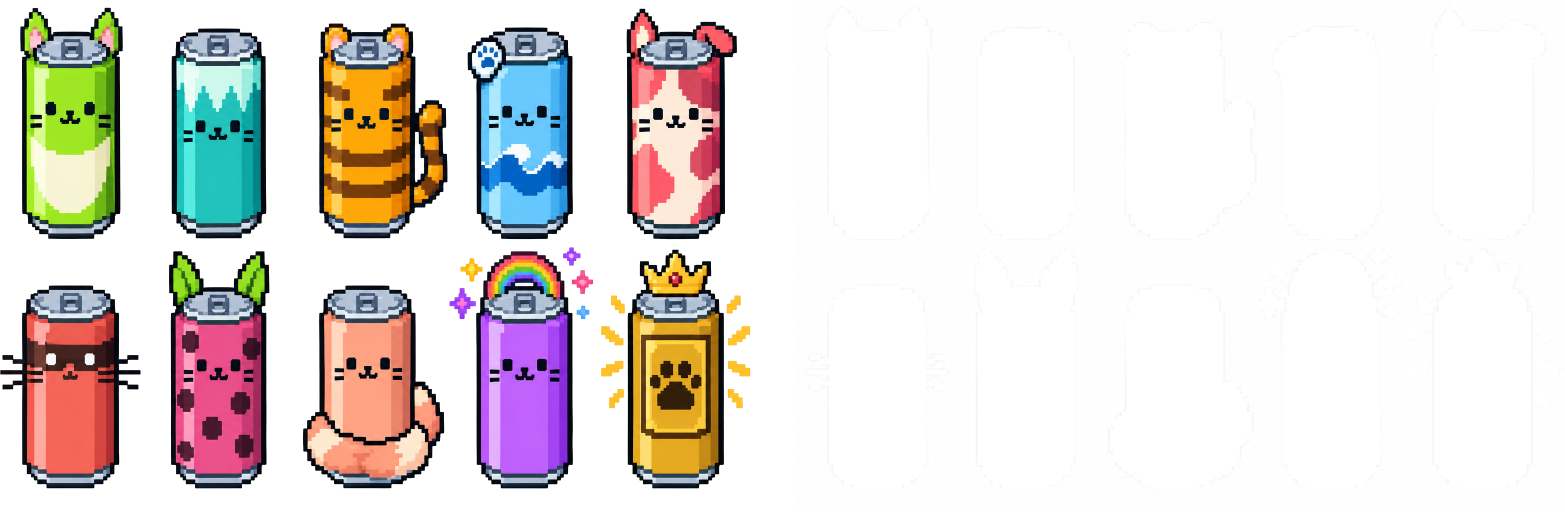
#> input picture scripts/art_src/monsta_cans_sheet.png, 3130 x 1024 px (shown at 1/2 size); its folder holds only this picture in this run
$ python -i normalize_food_art.py   (imports and definitions only)
#> lines starting #> are read from the running program, lines starting #| are printed output that depends on the picture; after the words box and inside, x2 and y2 are one past the last pixel; in counts of white or black regions, pixels touching at a corner belong together
"""Normalise the food plate art in public/food so every dish reads the same size
and sits dead-centre.

Two things go wrong when plates are merely trimmed and downscaled to fit a box:

1. OFF-CENTRE. Pillow's `Image.getbbox()` on an RGBA image keeps any pixel whose
   RGB is non-zero even when it is fully transparent, so white-ish transparent
   padding survives the trim. The canvas ends up wider than the dish, and
   `object-fit: contain` centres the CANVAS, not the food — so temaki, chicken,
   carbonara and fried egg all sat visibly left of their plate.

2. UNEVEN WEIGHT. With every canvas the same width, a tall squarish dish
   (maki, 128x127 of content) renders ~1.6x the visual mass of a flat one
   (fried egg, 87x70) inside the same box.

Both are fixed at the source rather than with per-food fudge factors in React:
trim on the ALPHA channel only, scale each dish so its geometric mean size hits
one target, then paste it centred into a SQUARE canvas. Square + centred means
`object-fit: contain` does the right thing for free.

Flat wide dishes (sardine, doner) can't reach the target without overflowing, so
they clamp to MAX_SIDE and stay full-width — which is what a long thin fish
should look like anyway.

Run with `py scripts/normalize_food_art.py` (plain `python` has no Pillow).
Idempotent: a second run is a no-op.
"""

from pathlib import Path
from PIL import Image

FOOD_DIR = Path(__file__).resolve().parent.parent / 'public' / 'food'

BOX = 128        # square output canvas
TARGET = 100     # sqrt(w*h) every dish is scaled toward
MAX_SIDE = 124   # ...unless that overflows; leaves a 2px breathing margin
ALPHA_FLOOR = 8  # ignore near-invisible halo pixels when finding the content


def content_box(im: Image.Image):
    """Bounding box of the visible art — alpha only, halo ignored."""
    solid = im.split()[3].point(lambda a: 255 if a >= ALPHA_FLOOR else 0)
    return solid.getbbox()


def normalise(path: Path) -> str:
#> called with path = 'art_src/monsta_cans_sheet.png'
    im = Image.open(path).convert('RGBA')
#> im is the input picture: PIL image 3130x1024 RGBA; mean R, G, B, A 97, 91.3, 88.5, 125.1
    bbox = content_box(im)
#> in content_box, `solid = im.split()[3].point(lambda a: 255 if a >= ALPHA_FLOOR else 0)`:
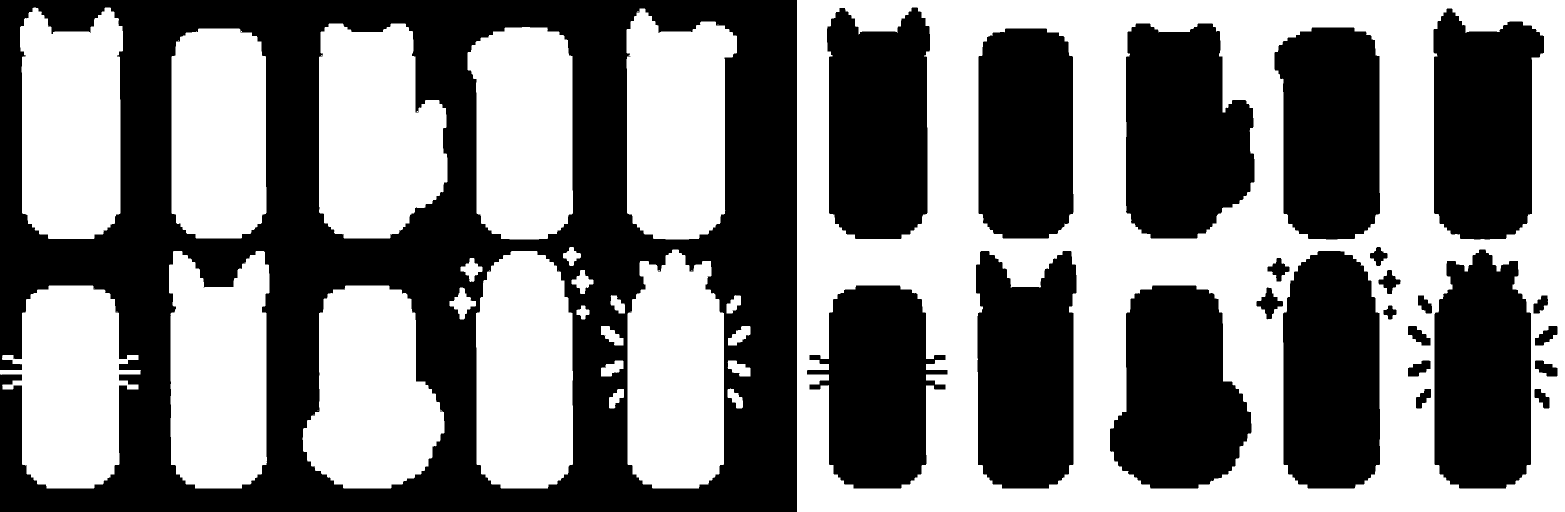
#> solid: PIL image 3130x1024 L (shown at 1/2 size); 49.1% white; 52 white regions (28 under 20 px), largest, box (x1, y1, x2, y2) and area: (1594, 0, 3130, 1024) 744163, (638, 47, 895, 477) 90048, (605, 571, 889, 977) 85141
#> bbox = (0, 0, 3130, 1024)
    if bbox is None:
        return f'{path.name}: fully transparent, skipped'

    art = im.crop(bbox)
    w, h = art.size
#> w = 3130; h = 1024
    scale = min(TARGET / (w * h) ** 0.5, MAX_SIDE / max(w, h))
#> scale = 0.0396
    tw, th = max(1, round(w * scale)), max(1, round(h * scale))
#> tw = 124; th = 41

    if abs(scale - 1) > 0.01:  # skip the resample when already on target
        art = art.resize((tw, th), Image.LANCZOS)
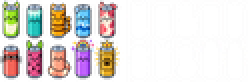
#> art: PIL image 124x41 RGBA (shown 2 times larger); mean R, G, B, A 140.1, 133.4, 129.6, 125.1; transparent parts drawn white
    else:
        tw, th = w, h

    out = Image.new('RGBA', (BOX, BOX), (0, 0, 0, 0))
#> out: PIL image 128x128 RGBA; every value is 0
    out.paste(art, ((BOX - tw) // 2, (BOX - th) // 2))
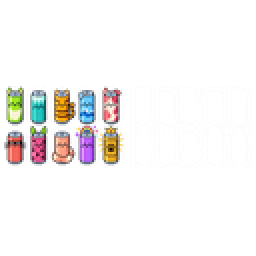
#> out: PIL image 128x128 RGBA (shown 2 times larger); mean R, G, B, A 43.5, 41.4, 40.2, 38.8; transparent parts drawn white
    out.save(path, optimize=True)
#> (the run stopped early here; a loop or call above may not have finished)
